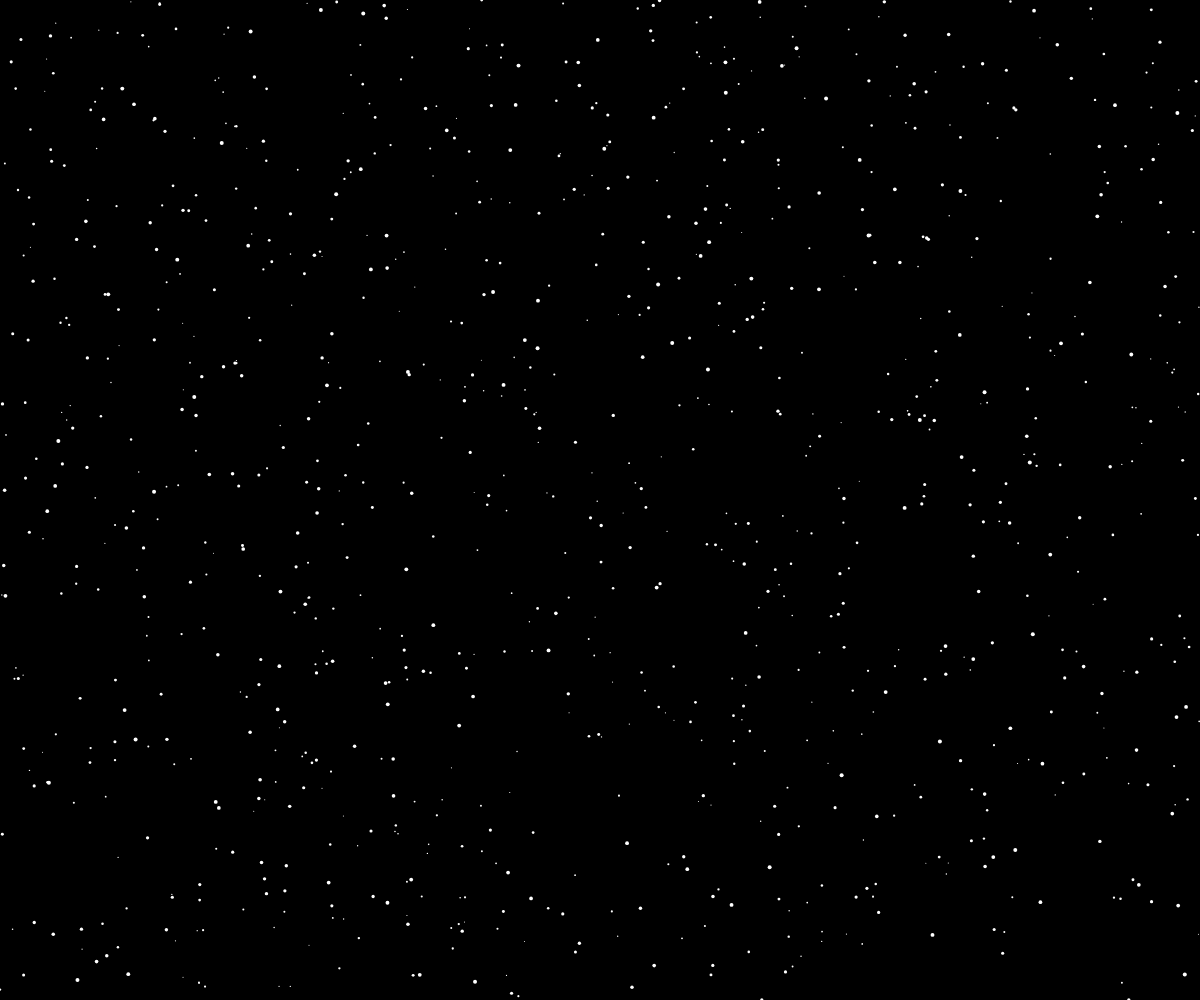
Frame 1 (no input)
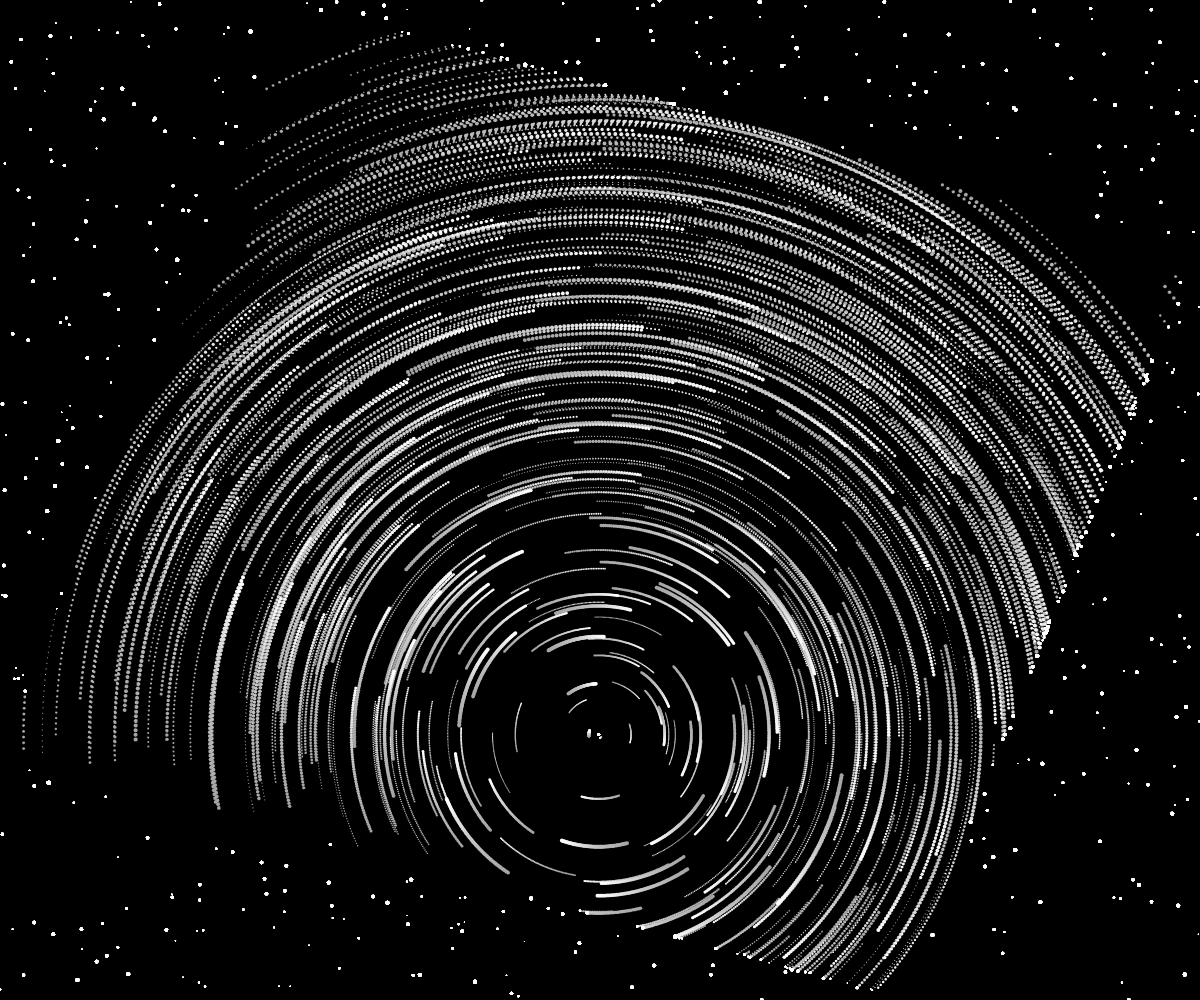
Frame 60 (no input)
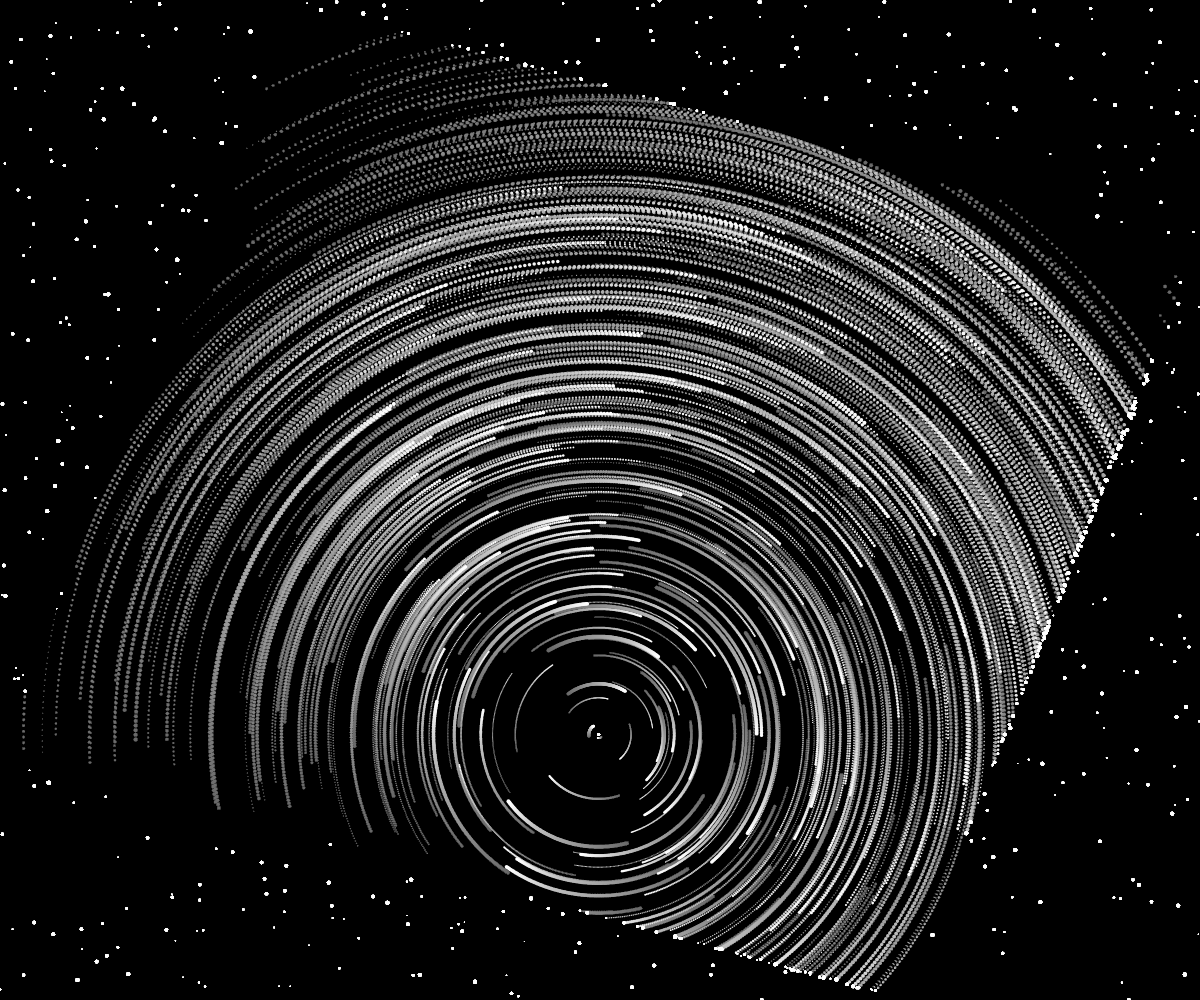
Frame 120 (the mouse pressed at the canvas centre since frame 60)

The p5.js sketch that drew these frames (run headless with seeded random() and noise() and a simulated clock; from frame 60 on, the mouse is pressed at the canvas centre):

// p5.js sketch
// ── sketch.js
let stars = [];
let numStars = 1000;
let pivot;
let border = [];
let angleStep = 0.01;

function setup() {
  createCanvas(windowWidth, windowHeight);
  background(0);

  // Définition de la bordure avec 4 points en ordre (pour un quadrilatère cohérent)
  border = [
    createVector(width * 0.25, 0),
    createVector(width, height * 0.25),
    createVector(width * 0.75, height),
    createVector(0, height * 0.75)
  ];

  // Création des étoiles à des positions aléatoires
  for (let i = 0; i < numStars; i++) {
    stars.push(new Star(random(width), random(height), random(1, 4)));
  }

  // Choisir une étoile pivot parmi celles qui sont à l'intérieur de la bordure
  let insideStars = stars.filter(s => pointInPolygon(s.pos, border));
  if (insideStars.length > 0) {
    pivot = random(insideStars).pos.copy();
  } else {
    pivot = createVector(width / 2, height / 2);
  }
}

function draw() {
  background(0, 2);

  // Mettre à jour et dessiner les étoiles
  for (let s of stars) {
    s.update();
    s.show();
  }

}

// ---------- Objet Star ----------
class Star {
  constructor(x, y, r) {
    this.pos = createVector(x, y);
    this.r = r;
    this.trail = []; // stocke les positions précédentes
    this.maxTrailLength = 300;
  }

  update() {
    // Calculer la position relative par rapport au pivot
    let relative = p5.Vector.sub(this.pos, pivot);
    // Appliquer une rotation d'un petit angle
    let rotated = createVector(
      relative.x * cos(angleStep) - relative.y * sin(angleStep),
      relative.x * sin(angleStep) + relative.y * cos(angleStep)
    );
    let nextPos = p5.Vector.add(rotated, pivot);
    
    // Si la prochaine position est dans la bordure, on l'accepte
    if (pointInPolygon(nextPos, border)) {
      this.trail.push(this.pos.copy());
      if (this.trail.length > this.maxTrailLength) {
        this.trail.shift(); // supprime le plus ancien point
      }
      this.pos = nextPos.copy();
    }
    
  }

  show() {
    // // Dessiner la trace si elle existe
    // stroke(255, 150);
    // noFill();
    // beginShape();
    // for (let p of this.trail) {
    //   vertex(p.x, p.y);
    // }
    // endShape();

    // Dessiner l'étoile
    fill(255);
    noStroke();
    ellipse(this.pos.x, this.pos.y, this.r);
  }
}

// ---------- Fonction utilitaire : pointInPolygon ----------
// Algorithme de ray-casting pour déterminer si un point est à l'intérieur d'un polygone
function pointInPolygon(pt, poly) {
  let inside = false;
  for (let i = 0, j = poly.length - 1; i < poly.length; j = i++) {
    let xi = poly[i].x, yi = poly[i].y;
    let xj = poly[j].x, yj = poly[j].y;
    let intersect = ((yi > pt.y) != (yj > pt.y)) &&
      (pt.x < (xj - xi) * (pt.y - yi) / (yj - yi + 0.00001) + xi);
    if (intersect) inside = !inside;
  }
  return inside;
}
